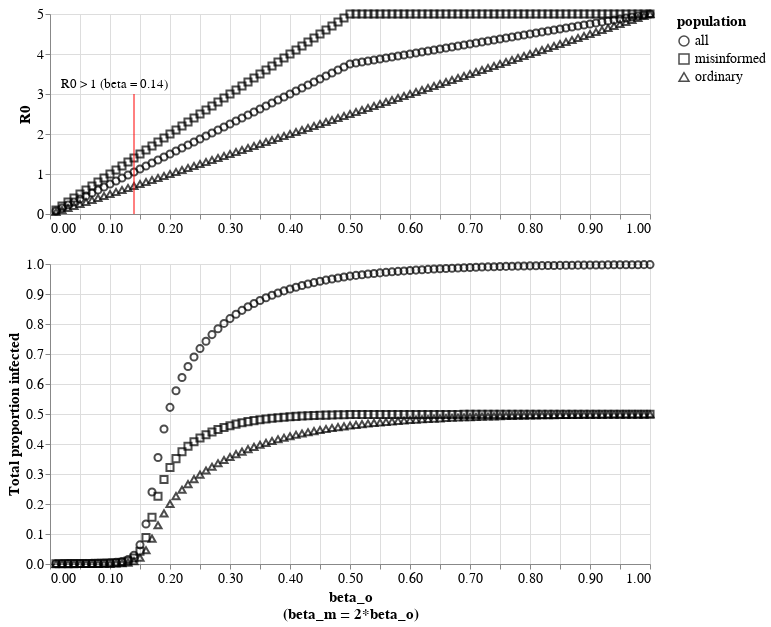

The cell this chart's notebook holds for it:
### Code cell
beta_fig = alt.Chart(melted_totals).mark_point(color='black', size=50).encode(
    x = alt.X(
        "beta:Q",
        axis = alt.Axis(
            title = ['beta_o', '(beta_m = 2*beta_o)'],
            labelExpr="(datum.value*100) % 10 ? null : datum.label"
        ),
#         scale = alt.Scale(range=(0,1))
    ),
    y = alt.Y("value:Q", title='Total proportion infected'),
    shape = alt.Shape("variable:N", title='population')
).properties(width=600)


both = alt.vconcat(r0_fig, beta_fig)

both.configure_axis(
    titleFontSize=15,
    labelFontSize=14,
    labelAngle=0
).configure_legend(
    titleFontSize=15,
    labelFontSize=14,
)

### Figure 1 — Vega-Lite specification as saved in the notebook (floating-point values rounded to 4 significant figures; data arrays with more than 128 entries replaced by an {"elided": "..."} marker saying what was removed)
{"config": {"view": {"continuousWidth": 400, "continuousHeight": 300}, "axis": {"labelAngle": 0, "labelFontSize": 14, "titleFontSize": 15}, "legend": {"labelFontSize": 14, "titleFontSize": 15}}, "vconcat": [{"layer": [{"data": {"name": "data-183fe0db47bf5c092d7906db0a481f70"}, "mark": {"type": "point", "color": "black", "size": 50}, "encoding": {"shape": {"type": "nominal", "field": "variable"}, "x": {"type": "quantitative", "axis": {"labelExpr": "(datum.value*100) % 10 ? null : datum.label", "title": null}, "field": "beta"}, "y": {"type": "quantitative", "field": "value", "title": "R0"}}, "height": 200, "width": 600}, {"data": {"name": "data-57f99f58fea49cf6d11fa10e08262b3e"}, "mark": {"type": "rule", "color": "red"}, "encoding": {"x": {"type": "quantitative", "field": "x"}, "y": {"type": "quantitative", "field": "y1"}, "y2": {"field": "y2"}}}, {"data": {"name": "data-57f99f58fea49cf6d11fa10e08262b3e"}, "mark": {"type": "text", "dx": -20, "dy": -10, "fontSize": 13}, "encoding": {"text": {"type": "nominal", "field": "text"}, "x": {"type": "quantitative", "field": "x"}, "y": {"type": "quantitative", "field": "y2"}}}]}, {"data": {"name": "data-9b385876279b720d344867f0cd6895c3"}, "mark": {"type": "point", "color": "black", "size": 50}, "encoding": {"shape": {"type": "nominal", "field": "variable", "title": "population"}, "x": {"type": "quantitative", "axis": {"labelExpr": "(datum.value*100) % 10 ? null : datum.label", "title": ["beta_o", "(beta_m = 2*beta_o)"]}, "field": "beta"}, "y": {"type": "quantitative", "field": "value", "title": "Total proportion infected"}}, "width": 600}], "$schema": "https://vega.github.io/schema/vega-lite/v4.8.1.json", "datasets": {"data-183fe0db47bf5c092d7906db0a481f70": {"elided": "300 records"}, "data-57f99f58fea49cf6d11fa10e08262b3e": [{"x": 0.14, "y1": 0, "y2": 3, "text": "R0 > 1 (beta = 0.14)"}], "data-9b385876279b720d344867f0cd6895c3": {"elided": "300 records"}}}
